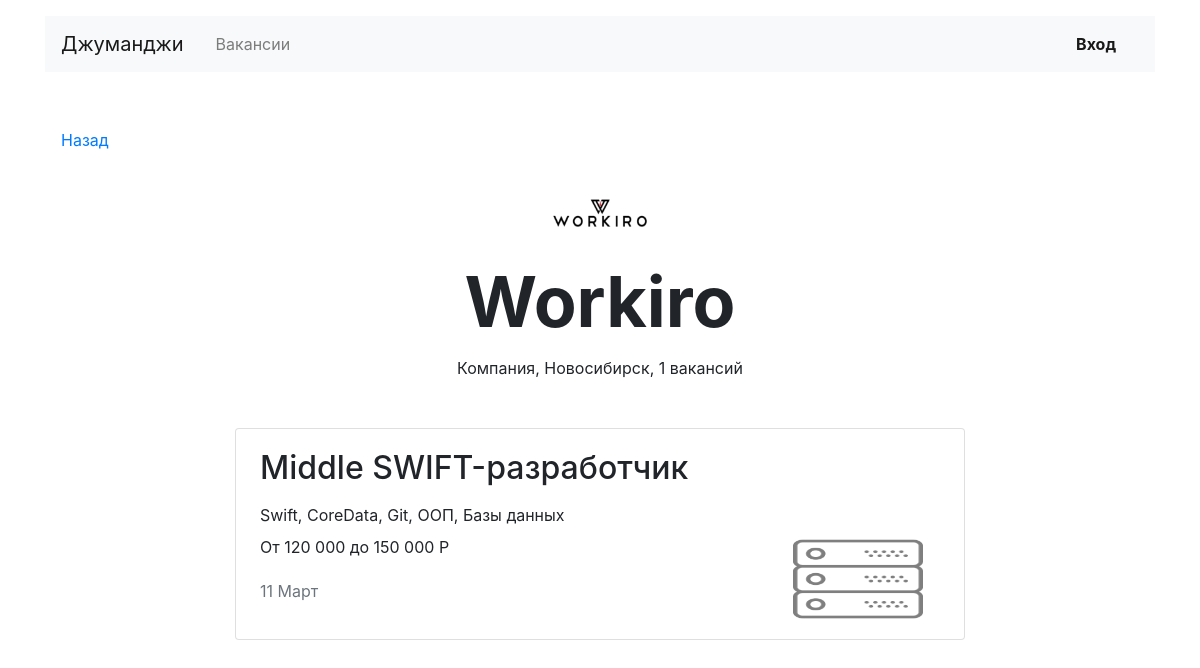
Screenshot of /companies/1 with the database file from the repository.
### myapp/models.py (models this page shows, shortened)
class Vacancy(models.Model):
    title = models.CharField(max_length=100)
    specialty = models.ForeignKey(
        Specialty, on_delete=models.CASCADE, related_name="vacancies"
    )
    company = models.ForeignKey(
        Company, on_delete=models.CASCADE, related_name="vacancies"
    )
    skills = models.CharField(max_length=300)
    description = models.TextField(max_length=1000)
    salary_min = models.PositiveIntegerField(blank=False)
    salary_max = models.PositiveIntegerField(blank=False)
    published_at = models.DateField(auto_now_add=True)
    class Meta:
        ordering = ("-published_at",)
        verbose_name = "Вакансия"
        verbose_name_plural = "Вакансии"

class Company(models.Model):
    name = models.CharField(max_length=100)
    location = models.CharField(max_length=100)
    logo = models.ImageField(upload_to="logos/", blank=False)
    description = models.TextField(max_length=1000)
    employee_count = models.PositiveIntegerField(
        validators=[MinValueValidator(1)], blank=False
    )
    owner = models.OneToOneField(User, related_name="company", on_delete=models.CASCADE)
    class Meta:
        verbose_name = "Компания"
        verbose_name_plural = "Компании"

class Specialty(models.Model):
    code = models.CharField(max_length=30)
    title = models.CharField(max_length=100)
    picture = models.ImageField(upload_to="specialties/", blank=False)
    class Meta:
        verbose_name = "Специальность"
        verbose_name_plural = "Специальности"

### myapp/views.py (the view)
# urls.py: path("companies/<int:company_id>", views.Company.as_view(), name="company"),
class Company(ListView):
    model = models.Vacancy
    template_name = "myapp/company.html"
    pk_url_kwarg = "company_id"
    def get_context_data(self, **kwargs):
        context = super().get_context_data(**kwargs)
        context["company"] = get_object_or_404(
            models.Company, id=self.kwargs["company_id"]
        )
        return context
    def get_queryset(self):
        return models.Vacancy.objects.filter(
            company__id=self.kwargs["company_id"]
        ).select_related("company")

### myapp/templates/myapp/company.html
{% extends 'base.html' %} {% block content %}{% load humanize %}
<main class="container mt-3">
  <div class="navbar mt-5">
    <p><a href="#">Назад</a></p>
  </div>
  <section>
    <div class="text-center">
      <img
        src="../static/{{ object_list.0.company.logo }}"
        width="130"
        height="80"
        alt=""
      />
    </div>
    <h1 class="h1 text-center mx-auto mt-0 pt-1" style="font-size: 70px">
      <strong>{{ company.name|title }}</strong>
    </h1>
    <p class="text-center pt-1">
      Компания, {{ company.location }}, {{ object_list.count }} вакансий
    </p>
    <div class="row mt-5">
      <div class="col-12 col-lg-8 offset-lg-2 m-auto">
        {% for vacancy in object_list %}
        <div class="card mb-4">
          <div class="card-body px-4">
            <div class="row">
              <div class="col-12 col-md-8 col-lg-9">
                <h2 class="h2 pb-2">{{ vacancy.title }}</h2>
                <p class="mb-2">{{ vacancy.skills }}</p>
                <p>
                  От {{ vacancy.salary_min|intcomma }} до {{ vacancy.salary_max|intcomma }} Р
                </p>
                <p class="text-muted pt-1">
                  {{ vacancy.published_at|date:"d F" }}
                </p>
              </div>
              <div class="col-12 col-md-4 col-lg-3 d-flex align-items-end">
                <a href="{% url "vacancy" vacancy.id%}"><img src="/../static/specialties/specty_{{ vacancy.specialty.code }}.png" width="130" height="80" alt=""></a>
              </div>
            </div>
          </div>
        </div>
        {% endfor %}
      </div>
    </div>
  </section>
</main>
{% endblock %}

### rows the page displays
Vacancy: company.logo (picture), title "Middle SWIFT-разработчик", skills "Swift, CoreData, Git, ООП, Базы данных", salary_min "120 000", salary_max "150 000", published_at "11 Март", specialty.code (picture)
Company: name "Workiro", location "Новосибирск"

### other values shown
{{ object_list.count }} "1"
